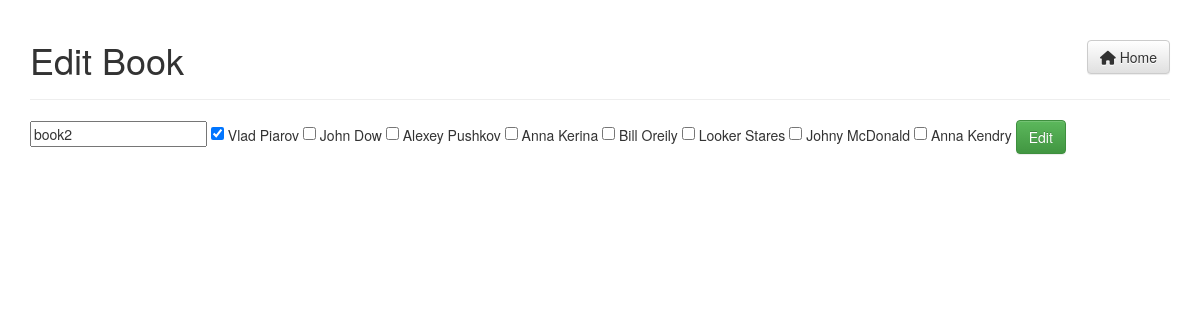
Screenshot of /?controller=book&action=edit&id=10 with the database file from the repository.
### tables this page shows
CREATE TABLE `books` (
  `id` int(11) NOT NULL,
  `name` varchar(128) NOT NULL
);

CREATE TABLE `authors` (
  `id` int(11) NOT NULL,
  `name` varchar(128) NOT NULL
);

### Controllers/Controller.php (called while the page is built, shortened)
<?php
class Controller
{
    public function __construct()
    {
        $this->conn = new mysqli(Config::$host, Config::$login, Config::$password, Config::$dbname);
    }
    public function render($name, $vars, $layout = null)
    {
        extract($vars);
        include 'Views/'.$name.'.php';
    }
}

### Controllers/BookController.php (called while the page is built, shortened)
<?php
class BookController extends Controller
{
    public function editAction()
    {
        $sql = 'SELECT * FROM books WHERE id='.$_GET['id'];
        $book = $this->conn->query($sql);
        $sql = 'SELECT * FROM authors';
        $authors = $this->conn->query($sql);
        $sql = 'SELECT author_id FROM authors_books WHERE book_id='.$_GET['id'];
        $checked_authors = $this->conn->query($sql);
        $checked_authors = $checked_authors->fetch_all(MYSQLI_ASSOC);
        $checked_author_ids = [];
        foreach ($checked_authors as $checked_author) {
            $checked_author_ids[] = $checked_author['author_id'];
        }
        $this->render('book_edit', [
            'book'               => $book->fetch_assoc(),
            'authors'            => $authors->fetch_all(MYSQLI_ASSOC),
            'checked_author_ids' => $checked_author_ids,
        ], 'layout');
    }
}

### index.php (called while the page is built, shortened)
<?php
require_once 'Config.php';
require_once 'Controllers/Controller.php';
Route::start();

### Views/book_edit.php (the view)
<div class="page-header">
    <a class="btn btn-default pull-right" href="/"><i class="fa fa-home"></i> Home</a>
    <h1>Edit Book</h1>
</div>
<form action="" method="post" enctype="multipart/form-data">
    <input type="text" name="name" value="<?=$book['name']?>" required>
    <?php foreach ($authors as $author): ?>
        <input
            <?php if (in_array($author['id'], $checked_author_ids)): ?> checked <?php endif ?>
                type="checkbox"
                name="authors[]"
                value="<?=$author['id']?>"
        >
        <?=$author['name']?>
    <?php endforeach; ?>
    <input type="submit" value="Edit" class="btn btn-success">
</form>

### rows the page displays
books: name "book2"
authors: id "☑", name "Vlad Piarov"
authors: name "John Dow"
authors: name "Alexey Pushkov"
authors: name "Anna Kerina"
authors: name "Bill Oreily"
authors: name "Looker Stares"
authors: name "Johny McDonald"
authors: name "Anna Kendry"
